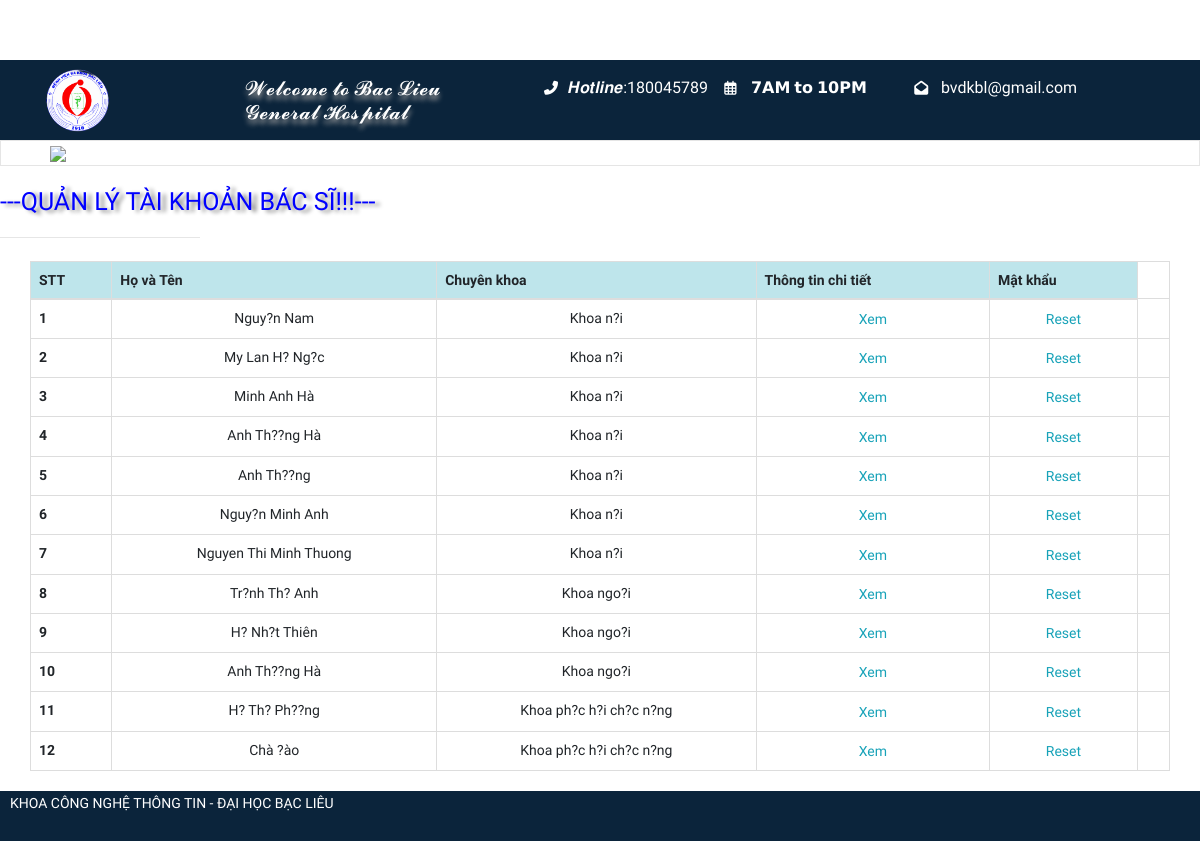
The app's page /admin/manage_doctor.php (signed in) with its own data.
### tables this page shows
CREATE TABLE `doctor` (
  `id_doctor` int(11) NOT NULL,
  `username` varchar(255) NOT NULL,
  `password` varchar(255) NOT NULL,
  `fullname` varchar(255) NOT NULL,
  `age` int(11) NOT NULL,
  `gioitinh` varchar(255) NOT NULL,
  `id_khoa` int(11) NOT NULL,
  `address` varchar(255) NOT NULL,
  `sdt` varchar(255) NOT NULL,
  `email` varchar(255) NOT NULL,
  `image` varchar(255) NOT NULL,
  `working_address` varchar(255) NOT NULL,
  `created_at` datetime NOT NULL DEFAULT current_timestamp(),
  `account` varchar(255) NOT NULL
);

CREATE TABLE `khoa` (
  `id_khoa` int(11) NOT NULL,
  `name` varchar(255) NOT NULL,
  `nameF` varchar(255) NOT NULL
);

### admin/controller-dr/source-dr.php (called while the page is built, shortened)
<?php
class Mclass_dr{
	function connDB(){
			$conn = mysqli_connect("localhost", "root", '', "tmdt");
			$conn -> set_charset("utf8");
			if(!$conn):
				echo 'lỗi không kết nối'.mysqli_error();
			else:
				return $conn;
			endif;
		}
	function show_all_doctor($sql){
			$conn = $this->connDB();
			$result = mysqli_query($conn ,$sql);
			$doctors = mysqli_fetch_all($result, MYSQLI_ASSOC);
			return $doctors;
	}
}
?>

### admin/manage_doctor.php (the view, shortened to what this page needs)
<?php
include './controller-dr/source-dr.php';
$p = new Mclass_dr;
if(isset($_POST['search'])):
	if(!empty($_POST['chuyenkhoa'])):
		$chuyenkhoa = $_POST['chuyenkhoa'];
		$sql = "select * from doctor a join khoa b on a.id_khoa = b.id_khoa where b.name = '$chuyenkhoa' order by b.id_khoa asc,account asc";
		if(!empty($_POST['account'])):
			$account = $_POST['account'];
			$sql = "select * from doctor a join khoa b on a.id_khoa = b.id_khoa where b.name = '$chuyenkhoa' and a.account = '$account' order by b.id_khoa asc,account asc";
		endif;
		$alldoctors = $p->show_all_doctor($sql);
	elseif(!empty($_POST['account'])):
		$account = $_POST['account'];
		$sql = "select * from doctor a join khoa b on a.id_khoa = b.id_khoa where a.account = '$account' order by b.id_khoa asc,account asc";
		$alldoctors = $p->show_all_doctor($sql);
	else:
		$sql = "select * from doctor a join khoa b on a.id_khoa = b.id_khoa order by b.id_khoa asc,account asc";
		$alldoctors = $p->show_all_doctor($sql);
	endif;
else:
	$sql = "select * from doctor a join khoa b on a.id_khoa = b.id_khoa order by b.id_khoa asc,account asc";
	$alldoctors = $p->show_all_doctor($sql);
endif;
?>
<?php
include './view-dr/header.php';
include './view-dr/menu_dr.php';
?>
<br>
<marquee style="color: blue; font-size:25px;   text-shadow: 5px 2px 4px grey;">---QUẢN LÝ TÀI KHOẢN BÁC SĨ!!!---</marquee>
<hr style="width:200px">
<div class="container">
	<div class="row">
		<table class="table table-bordered text-center">
		  <thead class="table-info">
		    <tr>
		      <th scope="col">STT</th>
			<th scope="col">Họ và Tên</th>
		      <th scope="col">Chuyên khoa</th>
		      <th scope="col">Thông tin chi tiết</th>
			  <th scope="col">Mật khẩu</th>
		    </tr>
		  </thead>
		  <tbody>
		<?php
			if(!empty($alldoctors)):
				foreach ($alldoctors as $key => $val) {
					$key++;
		?>
		    <tr>
		      <th scope="row"><?php echo $key;?></th>
		      <td><?php echo $val['fullname'];?></td>
		      <td><?php echo $val['nameF'];?></td>
		      <td><button class="btn btn-outline-info py-0" data-toggle="modal" data-target="#xem<?php echo $key;?>">Xem</button>
				</td>
				<td><button class="btn btn-outline-info py-0" data-toggle="modal" data-target="#chitiet<?php echo $key;?>">Reset</button>
				</td>
		      <td>
		      </td>
		    </tr>
		<?php	}
			endif;
		?>
		  </tbody>
		</table>
	</div>
</div>
<?php
include './view-dr/sidebar_end.php';
?>
<?php
include './view-dr/footer.php'; ?>

### css/shortcode/default.css (style rules this page uses)
*, h1, h2, h3, h4, h5, h6, p, ul, a { margin: 0; padding: 0; }
html { font-size: 100%; }
body { font-family: 'Old Standard TT', serif; color: #666666; font-weight: 400; font-size: 14px; line-height: 24px; -webkit-font-smoothing: antialiased; -moz-osx-font-smoothing: grayscale; }
hr { margin: 1.625em 0; border-color: #e6e6e6; }
body { overflow-x: hidden; }
a, .btn { transition: all 0.3s ease-out 0s; }
body { background: #fff; }

### admin/manage_doctor.php (style rules this page uses)
body { font-family:times; }

### records on screen
doctor: fullname "Nguy?n Nam", id_khoa.nameF "Khoa n?i"
doctor: fullname "My Lan H? Ng?c", id_khoa.nameF "Khoa n?i"
doctor: fullname "Minh Anh Hà", id_khoa.nameF "Khoa n?i"
doctor: fullname "Anh Th??ng Hà", id_khoa.nameF "Khoa n?i"
doctor: fullname "Anh Th??ng", id_khoa.nameF "Khoa n?i"
doctor: fullname "Nguy?n Minh Anh", id_khoa.nameF "Khoa n?i"
doctor: fullname "Nguyen Thi Minh Thuong", id_khoa.nameF "Khoa n?i"
doctor: fullname "Tr?nh Th? Anh", id_khoa.nameF "Khoa ngo?i"
doctor: fullname "H? Nh?t Thiên", id_khoa.nameF "Khoa ngo?i"
doctor: fullname "Anh Th??ng Hà", id_khoa.nameF "Khoa ngo?i"
doctor: fullname "H? Th? Ph??ng", id_khoa.nameF "Khoa ph?c h?i ch?c n?ng"
doctor: fullname "Chà ?ào", id_khoa.nameF "Khoa ph?c h?i ch?c n?ng"
